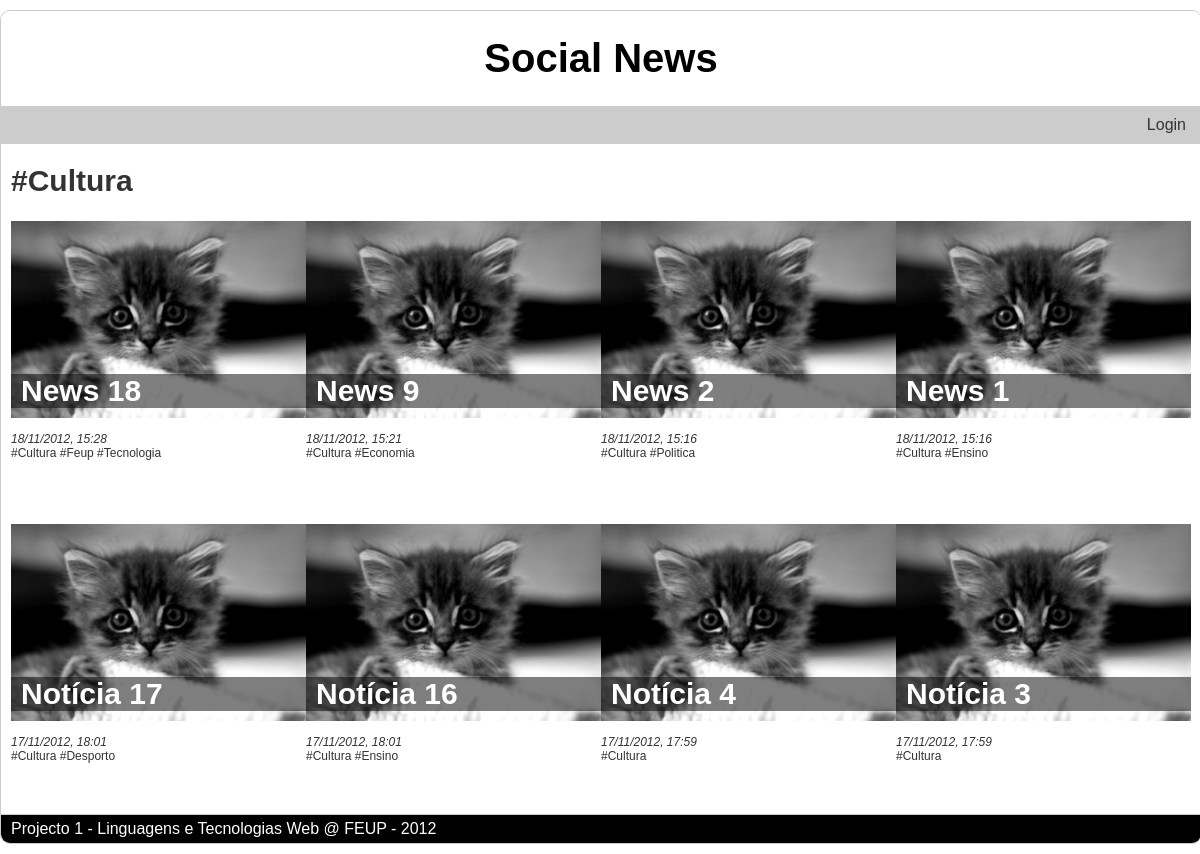
Page /?tag=Cultura on the committed database.
### tables this page shows
CREATE TABLE 'NEWS' (id integer primary key autoincrement, title text,'date' INTEGER, text text, posted_by text, 'url' TEXT);

### db/news_query.php (called while the page is built)
<?php
	require_once 'db/db.php';
	if(isset($id) && !empty($id))
		$sql = 'SELECT id, title, date, text, posted_by, url, tagname FROM news LEFT JOIN tag ON news.id=tag.news_id where id='.$id;
	elseif(isset($tag) && !empty($tag))
		$sql = 'SELECT id, title, date, tagname FROM news LEFT JOIN tag ON news.id=tag.news_id where news.id in (select news_id from tag where tagname=\''.$tag.'\') ORDER BY id DESC';
	else
		$sql = 'SELECT id, title, date, tagname FROM news LEFT JOIN tag ON news.id=tag.news_id where news.id in (select id from news order by id desc limit 12 '.$offset.') ORDER BY id DESC';
	$stmt = $db->query($sql);
	if(!stmt)
	{
		$error=$db->errorInfo();
		echo "Erro: " . $error[2];
	}
	else
		$news = $stmt->fetchAll();
?>

### index.php (the view, shortened to what this page needs)
<?php
	$id = (int)$_GET['id'];
	$tag = $_GET['tag'];
	$p = (int)$_GET['p'];
	$offset = "offset ".$p*12;
	require_once 'db/news_query.php';
?>
<!DOCTYPE html>
<html>
	<head>
		<link rel="stylesheet" href="common/style.css">
	</head>
	<body>
		<div id="cabecalho">
<?php	if(!empty($id) || !empty($tag) || $p!=0)
		echo "<a href=\"./\"><h1>Social News</h1></a>";
	else
		echo "<h1>Social News</h1>";?>
		</div>
		<div id="menu">
			<ul>
<?php
	if(isset($_SESSION['user_type']))
	{
		if($_SESSION['user_type']>0)
		{
			echo "<li><a href=\"nova_noticia.php\">Inserir notícia</a></li>";
		}
		if($_SESSION['user_type']==2)
		{
			echo "<li><a href=\"procurar_utilizador.php\">Gerir utilizadores</a></li>"
			."<li><a href=\"obter_noticias.php\">Obter notícias</a></li>";
		}
		echo "<li><a href=\"editar_perfil_utilizador.php?id=".$_SESSION['user_id']."\">Editar perfil</a></li>";
	}
	else
	{
		echo "<li></li>";
	}
?>
			</ul>
			<ul class="login"><?php
				if(isset($_SESSION['user_type']))
					echo "<li><a href=\"logout.php\">Logout</a></li>";
				else
					echo "<li><a href=\"login.php\">Login</a></li>";?>
			</ul>
		</div>
		<div id="conteudo">
<?php
	if(!empty($tag))
 		echo "<h4>#".$tag."</h4>";
	if(count($news)==0)
		echo "<h4>Nenhuma notícia encontrada</h4>";
	else {
	foreach($news as $i=>$row) {
      if($row['id']==$news[$i-1]['id'])
        echo " <a href=\"./?tag=".$row['tagname']."\">#".$row['tagname']."</a>";
      else
      {
        if(empty($id))
          echo "<div class=\"noticia_index\">
          <h3><a href=\"?id=".$row['id']."\">".stripslashes($row['title'])."</a></h3>
          <a href=\"?id=".$row['id']."\"><img src=\"common/placeholder.jpg\" alt=\"300x200\" href=\"?id=".$row['id']."\"></a>
          <div class=\"newsdetails\">
            <br />";
        if(date('dmY') == date('dmY', $row['date']))
          echo "Hoje, ".date('H:i', $row['date']);
        elseif(date('dmY', time()-86400) == date('dmY', $row['date']))
          echo "Ontem, ".date('H:i', $row['date']);
        else
          echo date('d/m/Y, H:i', $row['date']);
        if($row['tagname']!="")
          echo "</div><div class=\"newstags\"><a href=\"./?tag=".stripslashes($row['tagname'])."\">#".stripslashes($row['tagname'])."</a>";
      }
      if($row['id']!=$news[$i+1]['id']) {
        echo   "</div>";
		echo "</div>";
	}
}
	}?>
		</div>
		<div id="rodape" style="clear:both;">
			<p>Projecto 1 - Linguagens e Tecnologias Web @ FEUP - 2012</p>
		</div>
	</body>
</html>

### common/style.css (style rules this page uses)
html { overflow-y: scroll; }
body { font-family: Century Gothic, sans-serif; margin: 10px auto; border-left: 10px; width: 1200px; color: #333333; border:1px solid #ccc; border-radius:10px; }
div#cabecalho { text-align:center; padding:20px 20px; background-color:white; color:black; border-radius:9px 9px 0 0; background-color:white; }
div#menu { background-color:#ccc; padding:10px; }
a { color: #333333; text-decoration:none; }
div#cabecalho h1 { margin-top: 5px; margin-bottom: 5px; font-size:40px; }
div#cabecalho a { color:black; text-decoration:none; }
div#menu ul { padding-left:0; margin:0; display:inline; }
div#menu li { display:inline; border-right:solid; border-width:2px; border-color:white; padding:0px 5px; }
div#menu li:last-child { border-right:none; }
div#menu ul.login { float:right; }
div#conteudo { margin:0; margin-top:10px; padding:0 10px; }
div#conteudo h3 { margin:0; margin-bottom:10px; font-size:30px; }
div#conteudo h4 { margin-top:20px; margin-bottom:10px; font-size:30px; }
div.noticia_index img { float:left; margin-right:10px; width: 100%; }
div.noticia_index { position:relative; margin-top: 13px; display: inline-block; width: 25%; float: left; height: 290px; }
div.noticia_index>h3 { display: inline-block; position: absolute; width:285px; left:0; bottom:93px; padding:0 5px; word-wrap: break-word; background-color: rgba(0, 0, 0, 0.5); }
div.noticia_index>h3>a { color: white; margin-left: 5px; }
div#rodape { border-top:1px solid #ccc; margin:0; padding:5px 0; border-radius:0 0 9px 9px; background-color:black; color:white; display: inline-block; width: 100%; }
div#rodape p { margin:0 10px; }
div.newsdetails { clear:both; font-size:12px; font-style:italic; }
div.newstags { font-size:12px; }

### rows in the picture
news: title "News 18", date "18/11/2012, 15:28", tagname "Cultura", tagname "Feup", tagname "Tecnologia"
news: title "News 9", date "18/11/2012, 15:21", tagname "Cultura", tagname "Economia"
news: title "News 2", date "18/11/2012, 15:16", tagname "Cultura", tagname "Politica"
news: title "News 1", date "18/11/2012, 15:16", tagname "Cultura", tagname "Ensino"
news: title "Notícia 17", date "17/11/2012, 18:01", tagname "Cultura", tagname "Desporto"
news: title "Notícia 16", date "17/11/2012, 18:01", tagname "Cultura", tagname "Ensino"
news: title "Notícia 4", date "17/11/2012, 17:59", tagname "Cultura"
news: title "Notícia 3", date "17/11/2012, 17:59", tagname "Cultura"

### other values in the picture
$tag "Cultura"
